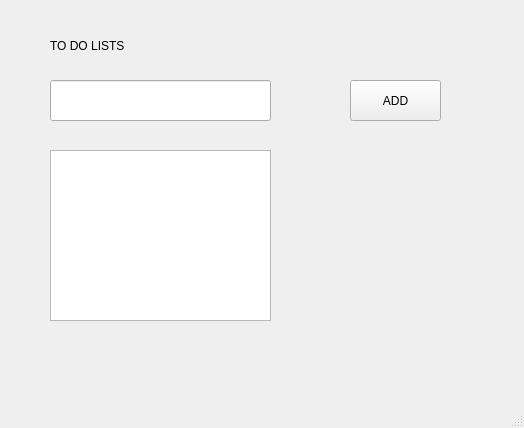
<?xml version="1.0" encoding="UTF-8"?>
<ui version="4.0">
 <class>TODOLIST</class>
 <widget class="QMainWindow" name="TODOLIST">
  <property name="geometry">
   <rect>
    <x>0</x>
    <y>0</y>
    <width>524</width>
    <height>428</height>
   </rect>
  </property>
  <property name="windowTitle">
   <string>TODOLIST</string>
  </property>
  <widget class="QWidget" name="centralwidget">
   <widget class="QLabel" name="label">
    <property name="geometry">
     <rect>
      <x>50</x>
      <y>30</y>
      <width>131</width>
      <height>31</height>
     </rect>
    </property>
    <property name="text">
     <string>TO DO LISTS</string>
    </property>
   </widget>
   <widget class="QListWidget" name="listWidget">
    <property name="geometry">
     <rect>
      <x>50</x>
      <y>150</y>
      <width>221</width>
      <height>171</height>
     </rect>
    </property>
   </widget>
   <widget class="QLineEdit" name="lineEdit">
    <property name="geometry">
     <rect>
      <x>50</x>
      <y>80</y>
      <width>221</width>
      <height>41</height>
     </rect>
    </property>
   </widget>
   <widget class="QPushButton" name="pushButton">
    <property name="geometry">
     <rect>
      <x>350</x>
      <y>80</y>
      <width>91</width>
      <height>41</height>
     </rect>
    </property>
    <property name="text">
     <string>ADD</string>
    </property>
   </widget>
  </widget>
  <widget class="QMenuBar" name="menubar">
   <property name="geometry">
    <rect>
     <x>0</x>
     <y>0</y>
     <width>524</width>
     <height>22</height>
    </rect>
   </property>
  </widget>
  <widget class="QStatusBar" name="statusbar"/>
 </widget>
 <resources/>
 <connections/>
</ui>
